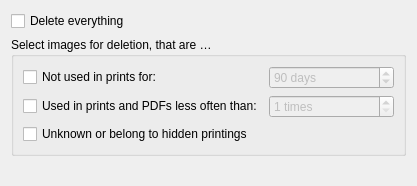
<?xml version="1.0" encoding="UTF-8"?>
<ui version="4.0">
 <class>FilterSetupPage</class>
 <widget class="QWizardPage" name="FilterSetupPage">
  <property name="geometry">
   <rect>
    <x>0</x>
    <y>0</y>
    <width>417</width>
    <height>186</height>
   </rect>
  </property>
  <property name="title">
   <string>Cleanup locally stored card images</string>
  </property>
  <property name="subTitle">
   <string>This wizard can be used to remove unwanted card images currently stored on your computer. You can enable automatic cleanup conditions below, to preselect images for removal.</string>
  </property>
  <layout class="QVBoxLayout" name="verticalLayout">
   <item>
    <widget class="QCheckBox" name="delete_everything_checkbox">
     <property name="text">
      <string>Delete everything</string>
     </property>
     <property name="icon">
      <iconset theme="edit-delete"/>
     </property>
    </widget>
   </item>
   <item>
    <widget class="QGroupBox" name="individual_filter_group">
     <property name="toolTip">
      <string>Select images for removal based on any matching criterion.</string>
     </property>
     <property name="title">
      <string>Select images for deletion, that are …</string>
     </property>
     <layout class="QGridLayout" name="gridLayout_2">
      <item row="1" column="0">
       <widget class="QCheckBox" name="count_filter_enabled_checkbox">
        <property name="text">
         <string>Used in prints and PDFs less often than:</string>
        </property>
       </widget>
      </item>
      <item row="0" column="0">
       <widget class="QCheckBox" name="time_filter_enabled_checkbox">
        <property name="text">
         <string>Not used in prints for:</string>
        </property>
       </widget>
      </item>
      <item row="0" column="1">
       <widget class="QSpinBox" name="time_filter_value_spinbox">
        <property name="enabled">
         <bool>false</bool>
        </property>
        <property name="suffix">
         <string> days</string>
        </property>
        <property name="maximum">
         <number>10000</number>
        </property>
        <property name="value">
         <number>90</number>
        </property>
       </widget>
      </item>
      <item row="1" column="1">
       <widget class="QSpinBox" name="count_filter_value_spinbox">
        <property name="enabled">
         <bool>false</bool>
        </property>
        <property name="suffix">
         <string> times</string>
        </property>
        <property name="minimum">
         <number>1</number>
        </property>
        <property name="maximum">
         <number>10000</number>
        </property>
       </widget>
      </item>
      <item row="2" column="0" colspan="2">
       <widget class="QCheckBox" name="remove_unknown_cards_checkbox">
        <property name="toolTip">
         <string>Card images may become unknown, if printings are removed by Scryfall.
This filter also applies to cards and printings hidden by a card filter in the settings.
For example, if you downloaded images of silver-bordered cards and then configured the program to hide those,
all these images become hidden and will be removed.</string>
        </property>
        <property name="text">
         <string>Unknown or belong to hidden printings</string>
        </property>
       </widget>
      </item>
     </layout>
    </widget>
   </item>
   <item>
    <spacer name="verticalSpacer">
     <property name="orientation">
      <enum>Qt::Vertical</enum>
     </property>
     <property name="sizeHint" stdset="0">
      <size>
       <width>20</width>
       <height>40</height>
      </size>
     </property>
    </spacer>
   </item>
  </layout>
 </widget>
 <tabstops>
  <tabstop>delete_everything_checkbox</tabstop>
  <tabstop>time_filter_enabled_checkbox</tabstop>
  <tabstop>time_filter_value_spinbox</tabstop>
  <tabstop>count_filter_enabled_checkbox</tabstop>
  <tabstop>count_filter_value_spinbox</tabstop>
  <tabstop>remove_unknown_cards_checkbox</tabstop>
 </tabstops>
 <resources/>
 <connections>
  <connection>
   <sender>time_filter_enabled_checkbox</sender>
   <signal>toggled(bool)</signal>
   <receiver>time_filter_value_spinbox</receiver>
   <slot>setEnabled(bool)</slot>
   <hints>
    <hint type="sourcelabel">
     <x>156</x>
     <y>55</y>
    </hint>
    <hint type="destinationlabel">
     <x>514</x>
     <y>59</y>
    </hint>
   </hints>
  </connection>
  <connection>
   <sender>count_filter_enabled_checkbox</sender>
   <signal>toggled(bool)</signal>
   <receiver>count_filter_value_spinbox</receiver>
   <slot>setEnabled(bool)</slot>
   <hints>
    <hint type="sourcelabel">
     <x>155</x>
     <y>98</y>
    </hint>
    <hint type="destinationlabel">
     <x>384</x>
     <y>98</y>
    </hint>
   </hints>
  </connection>
  <connection>
   <sender>delete_everything_checkbox</sender>
   <signal>toggled(bool)</signal>
   <receiver>individual_filter_group</receiver>
   <slot>setDisabled(bool)</slot>
   <hints>
    <hint type="sourcelabel">
     <x>256</x>
     <y>25</y>
    </hint>
    <hint type="destinationlabel">
     <x>268</x>
     <y>40</y>
    </hint>
   </hints>
  </connection>
 </connections>
</ui>
